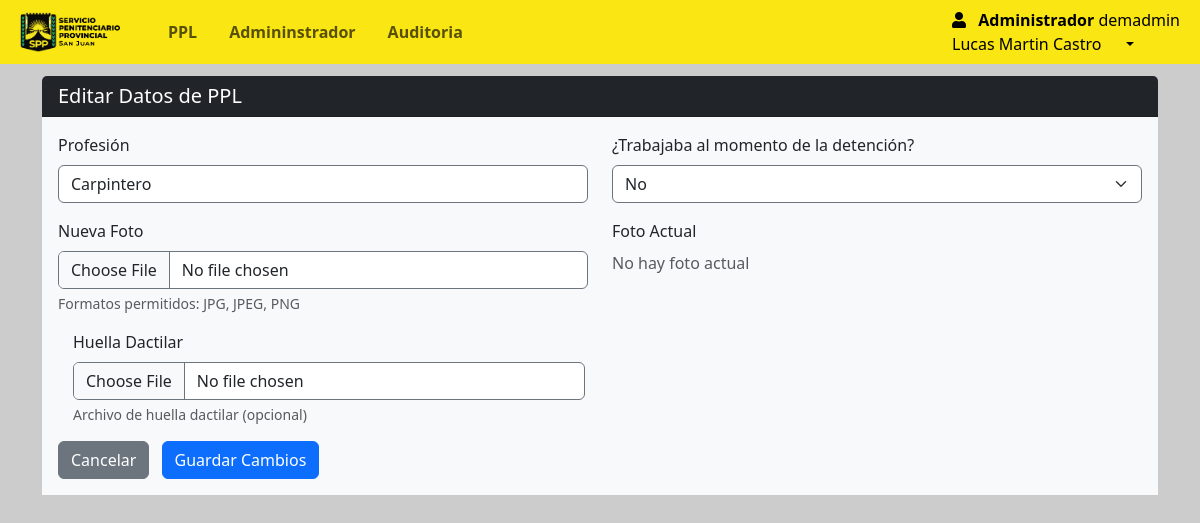
Page /Views/admin/ppl_edit.php?id=42 (signed in) on the committed database.
### tables this page shows
CREATE TABLE `rol` (
  `id_rol` int(11) NOT NULL,
  `nombre_rol` varchar(50) NOT NULL
);

CREATE TABLE `usuarios` (
  `id_usuario` int(11) NOT NULL,
  `id_persona` int(11) NOT NULL,
  `id_rol` int(11) NOT NULL,
  `nombre_usuario` varchar(50) NOT NULL,
  `contrasena` varchar(255) NOT NULL,
  `fecha_creacion` datetime DEFAULT current_timestamp(),
  `activo` tinyint(1) DEFAULT 1
);

CREATE TABLE `persona` (
  `id` int(11) NOT NULL,
  `dni` varchar(9) DEFAULT NULL,
  `apellidos` varchar(50) NOT NULL,
  `nombres` varchar(50) NOT NULL,
  `fechanac` date NOT NULL,
  `edad` int(3) NOT NULL,
  `direccion` varchar(255) NOT NULL DEFAULT 'Sin dirección',
  `genero` varchar(50) NOT NULL,
  `estadocivil` varchar(50) NOT NULL,
  `educacion` int(11) DEFAULT NULL,
  `estado` varchar(150) NOT NULL DEFAULT 'Activo'
);

CREATE TABLE `ppl` (
  `id` int(11) NOT NULL,
  `idpersona` int(11) NOT NULL,
  `apodo` varchar(20) DEFAULT NULL,
  `trabaja` tinyint(1) NOT NULL,
  `profesion` varchar(50) DEFAULT NULL,
  `foto` varchar(30) DEFAULT NULL,
  `huella` blob DEFAULT NULL
);

### Views/admin/ppl_edit.php (the view, shortened to what this page needs)
<?php
require 'navbar.php';
$id_ppl = $_GET['id'];
try {
    $stmt = $db->prepare(" SELECT p.*, ppl.*, d.*
        FROM persona p
        JOIN ppl ON p.id = ppl.idpersona
        LEFT JOIN domicilio d ON p.direccion = d.id
        WHERE ppl.idpersona = :id_ppl
    ");
    $stmt->bindParam(':id_ppl', $id_ppl);
    $stmt->execute();
    $ppl = $stmt->fetch(PDO::FETCH_ASSOC);
} catch (PDOException $e) {
    die("Error al obtener datos: " . $e->getMessage());
}
?>
<div class="container mt-3">
    <div class="card rounded-2 border-0">
        <div class="card-header bg-dark text-white">
            <h5 class="mb-0">Editar Datos de PPL</h5>
        </div>
        <div class="card-body bg-light">
            <form method="POST" enctype="multipart/form-data">
                <div class="row">
                    <div class="col-md-6 mb-3">
                        <label for="profesion" class="form-label">Profesión</label>
                        <input type="text"
                               class="form-control"
                               id="profesion"
                               name="profesion"
                               value="<?php echo htmlspecialchars($ppl['profesion'] ?? ''); ?>"
                               pattern="[A-Za-záéíóúÁÉÍÓÚñÑ ]+"
                               >
                    </div>
                    <div class="col-md-6 mb-3">
                        <label for="trabaja" class="form-label">¿Trabajaba al momento de la detención?</label>
                        <select class="form-select" id="trabaja" name="trabaja" required>
                            <option value="No" <?php echo ($ppl['trabaja'] == 0) ? 'selected' : ''; ?>>No</option>
                        </select>
                    </div>
                </div>
                <div class="row mb-3">
                    <div class="col-md-6">
                        <label for="foto" class="form-label">Nueva Foto</label>
                        <input type="file"
                               class="form-control"
                               id="foto"
                               name="foto"
                               accept=".jpg,.jpeg,.png,.gif,.bmp,.webp,.svg,.tiff,.heic,.heif">
                        <div class="form-text">Formatos permitidos: JPG, JPEG, PNG</div>
                    </div>
                    <div class="col-md-6">
                        <div class="row">
                            <div class="col">
                                <label class="form-label">Foto Actual</label>
                                    <?php if (!empty($ppl['foto'])): ?>
                                        <div>
                                            <img src="../../img_ppl/<?php echo htmlspecialchars($ppl['foto']); ?>"
                                                class="img-thumbnail"
                                                style="max-width: 200px;"
                                                alt="Foto actual">
                                        </div>
                                    <?php else: ?>
                                        <div class="text-muted">No hay foto actual</div>
                                    <?php endif; ?>
                            </div>
                            <div class="col">
                            </div>
                        </div>
                    </div>
                </div>
                <div class="col-md-6 mb-3">
                    <label for="huella" class="form-label">Huella Dactilar</label>
                    <input type="file"
                           class="form-control"
                           id="huella"
                           name="huella"
                           accept=".dat,.raw">
                    <div class="form-text">
                        Archivo de huella dactilar (opcional)
                    </div>
                </div>
                <div class="mt-3">
                    <a href="ppl_informe.php?&id=<?php echo $id_ppl; ?>" class="btn btn-secondary me-md-2">Cancelar</a>
                    <button type="submit" class="btn btn-primary">Guardar Cambios</button>
                </div>
            </form>
        </div>
    </div>
</div>

### Views/admin/navbar.php (shortened to what this page needs)
<?php
require '../../conn/connection.php';
$id_rol = $_SESSION['id_rol'];
$id_usuario= $_SESSION['id_usuario'];
$query = "SELECT * FROM rol WHERE id_rol = ?";
$stmt = $conexion->prepare($query);
$stmt->bind_param("i", $id_rol);
$stmt->execute();
$result = $stmt->get_result();
if ($result && $result->num_rows > 0) {
  $rol = $result->fetch_assoc();
  $nombre_rol = $rol['nombre_rol'];
} else {
  $nombre_rol = "Usuario Desconocido";
}
?>
<!DOCTYPE html>
<html lang="es">
<head>
  <link rel="stylesheet" href="https://use.fontawesome.com/releases/v5.8.2/css/all.css">
  <link rel="stylesheet" href="../../css/style.css">
  <link href="https://cdn.jsdelivr.net/npm/bootstrap@5.3.2/dist/css/bootstrap.min.css" rel="stylesheet">
  <link rel="stylesheet" href="https://maxcdn.bootstrapcdn.com/bootstrap/4.5.2/css/bootstrap.min.css">
  <link rel="stylesheet" href="https://cdnjs.cloudflare.com/ajax/libs/twitter-bootstrap/5.3.0/css/bootstrap.min.css">
  <link rel="stylesheet" href="https://cdn.datatables.net/1.13.7/css/dataTables.bootstrap5.min.css">
  <link rel="stylesheet" type="text/css" href="https://cdn.datatables.net/1.13.1/css/dataTables.bootstrap5.min.css" />
  <link rel="stylesheet" type="text/css" href="https://cdn.datatables.net/buttons/2.3.3/css/buttons.bootstrap5.min.css" />
  <link rel="stylesheet" href="https://cdn.jsdelivr.net/npm/bootstrap@5.3.0-alpha1/dist/css/bootstrap.min.css" />
  <link rel="stylesheet" href="https://cdnjs.cloudflare.com/ajax/libs/font-awesome/6.2.1/css/all.min.css" />
  <link rel="stylesheet" href="https://cdnjs.cloudflare.com/ajax/libs/font-awesome/5.15.4/css/all.min.css">
</head>
<body>
  <div style="height:60px">
    <nav class="navbar navbar-expand-lg fixed-top my-0 py-0" style="background-color: #f9e612;">
      <div class="container-fluid ml-2 ">
        <a href="index.php" class="navbar-brand mb-0 pr-4 ">
          <img class="d-line-block align-top " src="../../img/LOGO2.ico" width="100px" style="margin-right:0px">
        </a>
        <div class="collapse navbar-collapse " id="navbarNav">
          <ul class="navbar-nav mr-auto ">
            <li class="nav-item  pr-3">
              <a class="nav-link " href="ppl_index.php"><b>PPL</b></a>
            </li>
            <?php
              if ($_SESSION['id_rol'] === 1) {
            ?>
                  <li class="nav-item  pr-3">
                    <a class="nav-link " href="admin_index.php"><b>Admininstrador</b></a>
                  </li>
            <?php
              }
            ?>
            <?php
              if ($_SESSION['id_rol'] === 1) {
            ?>
              <li class="nav-item  pr-3">
                <a class="nav-link " href="auditoria.php"><b>Auditoria</b></a>
              </li>
            <?php
              }
            ?>
          </ul>
          <form class="form-inline d-flex justify-content-end">
            <div class="collapse navbar-collapse" id="navbarNav">
              <ul class="navbar-nav">
                <li class="nav-item dropdown">
                  <a class="nav-link dropdown-toggle active" href="#" role="button" data-bs-toggle="dropdown" aria-expanded="false">
                    <i class="fas fa-user pr-2"></i>
                    <span class="mr-3">
                      <b>
                      <?php if (isset($nombre_rol)) : ?>
                        <?php echo $nombre_rol; ?>
                      <?php else : ?>
                        "Usuario Desconocido"
                      <?php endif; ?>
                      </b>
                      <span>
                        <?php if (isset($_SESSION['nombres'])) : ?>
                           <?php
                           $query = "SELECT nombre_usuario FROM usuarios WHERE activo = 1 AND id_usuario = :id_usuario";
                           $stmt = $db->prepare($query);
                           $stmt->bindParam(':id_usuario', $id_usuario, PDO::PARAM_INT);
                           $stmt->execute();
                           $usuario = $stmt->fetch(PDO::FETCH_ASSOC);
                           ?>
                          <?php echo $usuario['nombre_usuario']; ?>
                          <br>
                          <?php echo $_SESSION['nombres']; ?>
                          <?php echo $_SESSION['apellidos']; ?>
                        <?php endif; ?>
                      </span>
                    </span>
                  </a>
                </li>
            </div>
          </form>
        </div>
      </div>
    </nav>
  </div>

### css/style.css (style rules this page uses)
body { position: relative; padding-bottom: 10px; min-height: 100vh; }
input { border-style: solid !important; border-color: #6c757d !important; border-width: 1.5px !important; }
select { border-style: solid !important; border-color: #6c757d !important; border-width: 1px !important; }

### Views/admin/navbar.php (style rules this page uses)
body { background: #cccccc; }

### rows in the picture
rol: nombre_rol "Administrador"
usuarios: nombre_usuario "demadmin"
persona: profesion "Carpintero"
ppl: trabaja "No"

### other values in the picture
$_SESSION['nombres'] "Lucas Martin"
$_SESSION['apellidos'] "Castro"
